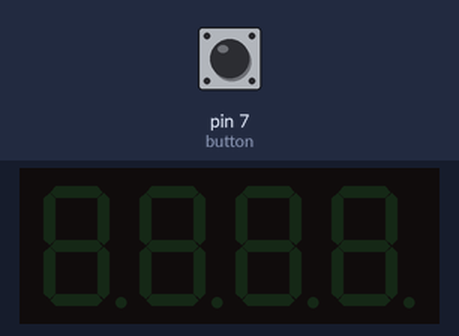
The sketch below on a simulated Arduino Uno, built with avr-gcc and run on an emulated ATmega328P. On the bench: 4-digit seven-segment display. Inputs (shaded band) come from the test bench; at power-on: pin 7 (button) HIGH. The local clock reads 2024-03-15 10:24:30 at power-on unless the sketch sets it.

Above: at 1.2 s.
1.3 s: pin 7 (button) pulled LOW for 0.15 s
At 1.6 s:
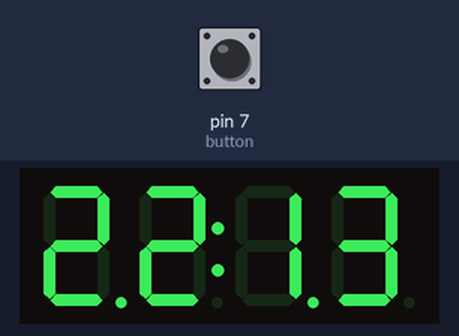
2.9 s: pin 7 (button) pulled LOW for 1 s
At 3.4 s:
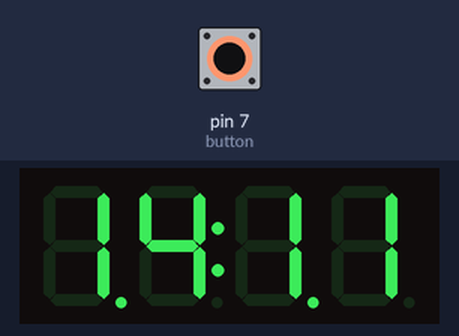
5.4 s: pin 7 (button) pulled LOW for 0.15 s
At 6.5 s:
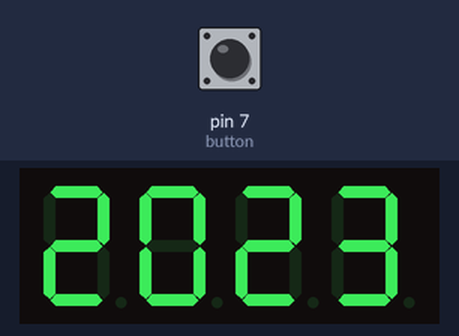
Timing chart, 0 to 8.4 s (numbered marks = the images above; inputs shaded):
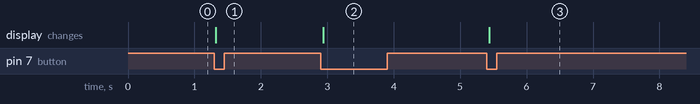

The sketch:

nh_n_Button_chuy_n___i_hi_n_th__TM1637.ino
```cpp
#include <TM1637Display.h>

// define the connections pins
#define CLK 9
#define DIO 10

TM1637Display display = TM1637Display(CLK, DIO);
//----------------------
#include <ezButton.h>
ezButton button(7);
//-----------------------
#include <RTClib.h>
RTC_DS3231 rtc;

void setup() {
  display.clear();
  display.setBrightness(7);
  button.setCountMode(COUNT_FALLING);
if (! rtc.begin()) {
    Serial.println("Couldn't find RTC");
    Serial.flush();
    while (1);
  }
    rtc.adjust(DateTime(F(__DATE__), F(__TIME__)));
}
void loop(){

  button.loop();

  unsigned long count = button.getCount();
  DateTime now = rtc.now();
  long lan_1 = now.hour()*100+now.minute();
  long lan_2 = now.day()*100+now.month();
  long lan_3 = now.year();

   if(count == 1){

    display.showNumberDecEx(lan_1, 0b11100000, true, 4, 0);
    Serial.println("1");
    }
   if(count == 2){

    display.showNumberDecEx(lan_2, 0b11100000, false, 4, 0);
    Serial.println("2");
    }
   if(count == 3){

    display.showNumberDec(lan_3);
    Serial.println("3");
    }
  if(count >=3) button.resetCount();

  }
```

Measured:
- after the input at 1.3 s, the display: changes at once (image 1)
- after the input at 2.9 s, the display: changes at once (image 2)
- after the input at 5.4 s, the display: changes at once (image 3)
